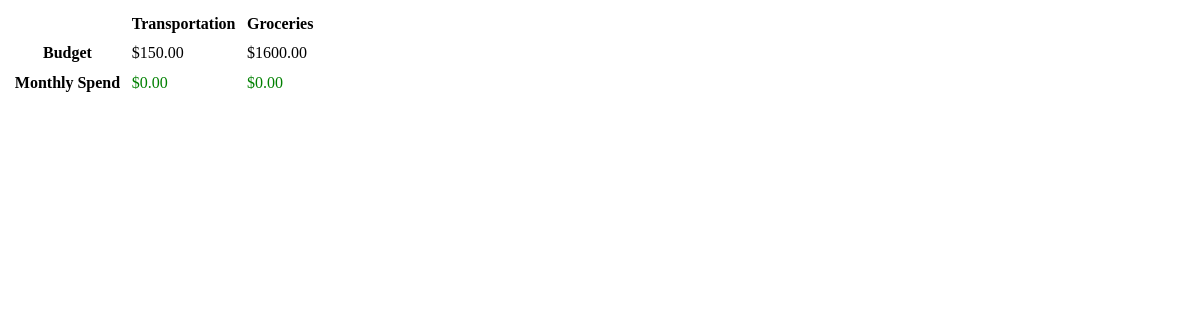
Page /categoryTotals/ on the earlier database version.
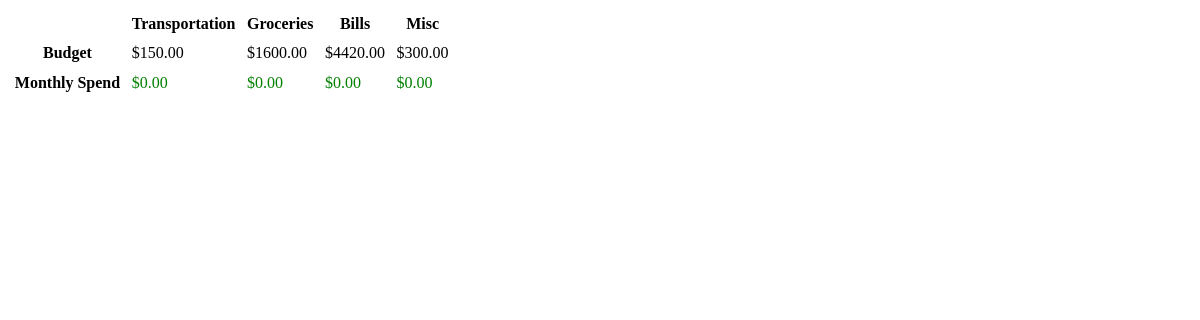
Same page on the later database version.
### user_app/models.py (models this page shows, shortened)
class Category(models.Model):
    name = models.CharField(max_length=128)
    budget = models.DecimalField(max_digits=7, decimal_places=2)
    created_at = models.DateTimeField(auto_now_add=True)
    updated_at = models.DateTimeField(auto_now=True)

### user_app/views.py (the view)
# urls.py: path('categoryTotals/', views.categoryTotals, name='category-totals'),
def categoryTotals(request):
    category_totals = calculate_category_totals()
    context = {'category_totals': category_totals}
    return render(request, 'snippets/categoryTotals.html', context)

### user_app/views.py (called while the page is built)
def calculate_category_totals():
    today = datetime.today()
    current_month = today.month
    current_year = today.year
    categories = Category.objects.all()
    category_totals = []
    for category in categories:
        total_spend = Transaction.objects.filter(
            category=category,
            date__month=current_month,
            date__year=current_year
        ).aggregate(Sum('amount'))['amount__sum'] or 0
        category_totals.append({
            'name': category.name,
            'budget': category.budget,
            'total_spend': total_spend,
        })
    return category_totals

### user_app/templates/snippets/categoryTotals.html
{% extends 'main.html' %}
{% block content %}
<div>
    <table>
        <thead>
            <tr>
                <th></th>
                {% for category in category_totals %}
                    <th>{{ category.name }}</th>
                {% endfor %}
            </tr>
        </thead>
        <tbody
        hx-post="{% url 'category-totals' %}"
        hx-target="#category"
        hx-swap="innerHTML">
            <tr>
                <th>Budget</th>
                {% for category in category_totals %}
                <td class="category">${{ category.budget }}</td>
                {% endfor %}
            </tr>
            <tr>
                <th>Monthly Spend</th>
                {% for category in category_totals %}
                    <td class="category
                        {% if category.total_spend > category.budget %}
                            red-text
                        {% else %}
                            green-text
                        {% endif %}">
                        ${{ category.total_spend|floatformat:2 }}
                    </td>
                {% endfor %}
            </tr>
        </tbody>
    </table>
</div>
{% endblock %}

### user_app/templates/main.html (shortened to what this page needs)
<!DOCTYPE html>
<html lang="en">
<head>
    {% load static %}
    <link rel="stylesheet" href="{% static 'css/main.css' %}?{% now 'U' %}">
</head>
<body>
    {% block content %}
    {% endblock %}
</body>
</html>

### user_app/static/css/main.css (style rules this page uses)
table, tr, th, td { border: None; }
th, td { padding: .3rem; }
.green-text { color: green; }

Differences in the rows shown:
added Category: name "Bills", budget "4420.00"
added Category: name "Misc", budget "300.00"
Other differences:
new list line: "$ 0.00"
